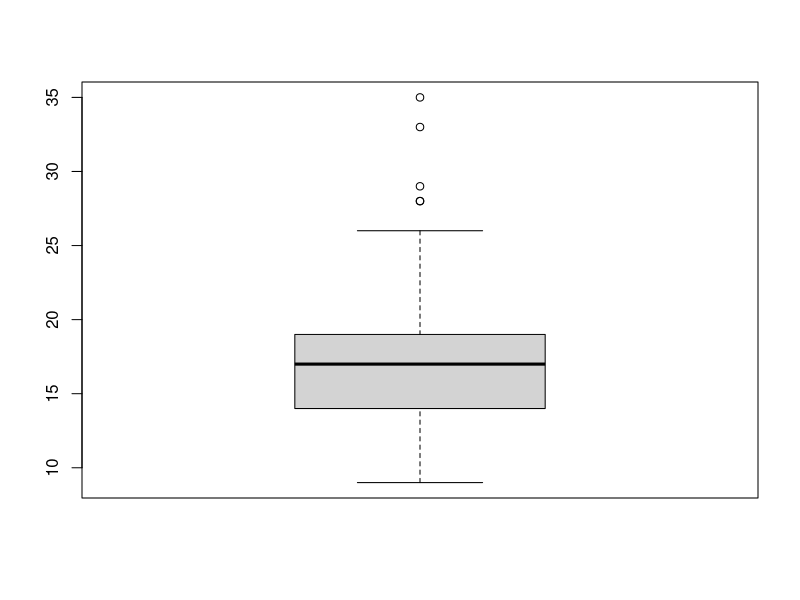
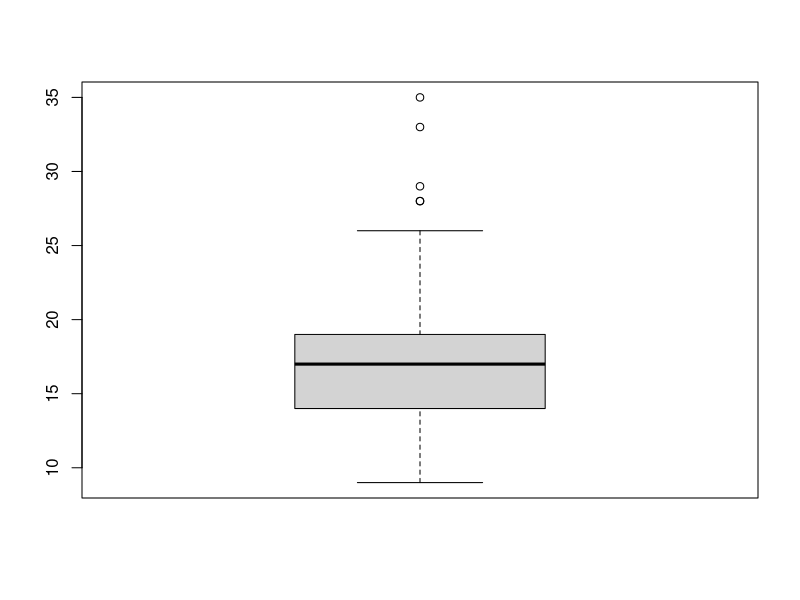
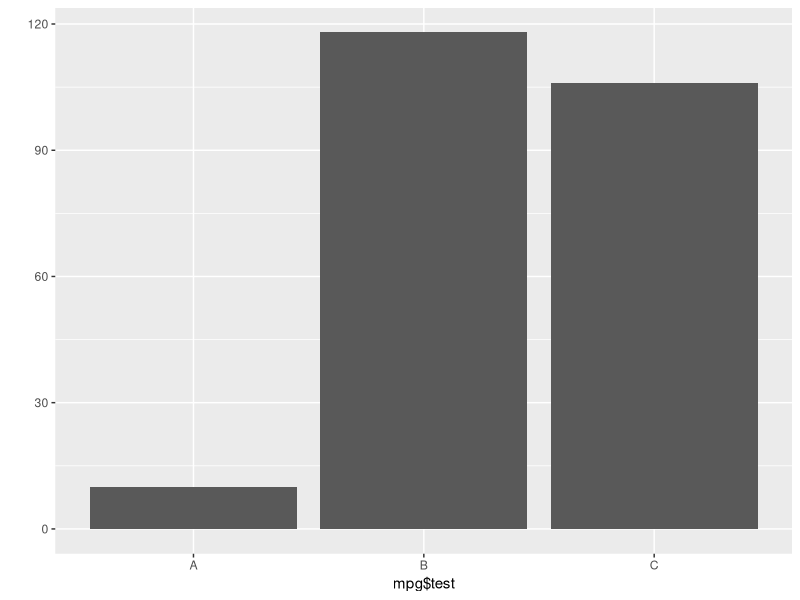
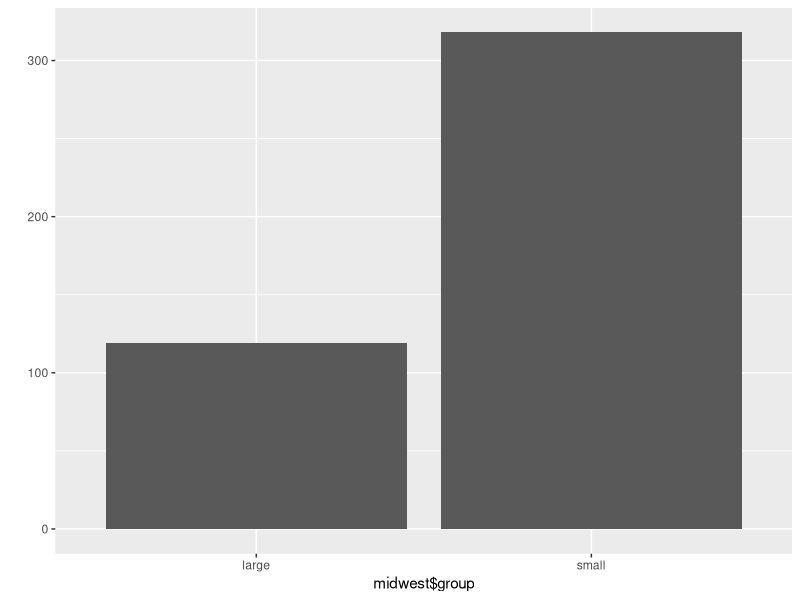

The R script that drew these images, in order:
library(dplyr)
library(ggplot2)

# 극단치

View(mpg)

# 극단치를 확인
boxplot(mpg$cty)

# 극단치를 수치로 표현
boxplot(mpg$cty)$stats

mpg = ggplot2 :: mpg

# 이상치 는 26초과 or 9미만인 경우
#  이상치를 결측치로 변환
# 결측치의 갯수 확인


ifelse(mpg$cty > 26 | mpg$cty < 9, NA, mpg$cty) -> mpg$cty

table(is.na(mpg$cty))


# dplyr 패키지를 이용하여
# 결측치 제거
# 제조사별로 그룹화 - manufacturer
# 도심연비의 평균 - cty
# 도심연비가 좋은 상위 5개 제조사 확인

# ZiNo
na.omit(mpg)->mpg

summary(mpg)

mpg %>% group_by(manufacturer) -> mpg
mpg %>% summarise(mean_cty= mean(cty))->mpg_cty
mpg_cty

mpg_cty %>% arrange( desc(mean_cty)) %>% head(5)


# Moon

mpg %>% filter(!is.na(cty)) %>% 
  group_by(manufacturer) %>% 
  summarise(cty_mean = mean(cty)) %>% 
  arrange(desc(cty_mean)) %>% 
  head(5)

# mpg 초기화

mpg = ggplot2 :: mpg

# total 파생변수
#   total: (cty + hwy)/2

# test 파생변수
#   test : total이 30 이상이면 'A'
        #  total이 20이상 30미만시 'B'
        #  total이 20미만이면 'C'
# ZiNo
mpg %>% mutate(total = (cty + hwy)/2)->mpg
mpg

  # ZiNo 방법 1 
mpg$test = 'C'
ifelse(mpg$total >=30, 'A', mpg$test) -> mpg$test
ifelse(mpg$total >=20 & mpg$total <30, 'B', mpg$test) -> mpg$test
ifelse(mpg$total < 20, 'C', mpg$test) -> mpg$test
mpg

mpg %>% filter(test == 'A')

  # Zino 방법 2
ifelse(mpg$total >=30, 'A', 
       ifelse (mpg$total >=20 & mpg$total <30, 'B', 'C')) -> mpg$test
mpg
# Moon -> 2번째 ifelse의 조건중 30미만 적을 필요 없어, 
        # 이미 첫ifelse조건에서 걸러짐
ifelse(mpg$total >=30, 'A', 
       ifelse (mpg$total >=20, 'B', 'C')) -> mpg$test


qplot(mpg$test)




# midwest 데이터

midwest = ggplot2 :: midwest

# 컬럼의 이름을 변경
# rename(df명, 새컬럼의 이름(after) = 기존 컬럼이름(before))
# popasian -> asian,  poptotal -> total

# 파생변수 ratio : 전체인구수 대비 아시아의 인구수 (백분율)

# 파생변수 group : ratio평균보다 ratio 값이 크면 'large', 아니면 'small'


  # ZiNo
summary(midwest)

#rename(midwest, asian = popasian)->midwest
#rename(midwest, total = poptotal)->midwest
#Moon 
rename(midwest, asian = popasian, total = poptotal) ->midwest

midwest

midwest %>% mutate(ratio = (asian*100)/total)->midwest
midwest$ratio


mean(midwest$ratio)
#midwest$group = ''  # 얘는 없어도 아래때문에 자동으로 컬럼생김 

ifelse(midwest$ratio > mean(midwest$ratio), 'large', 'small')->midwest$group
midwest

# 시각화
qplot(midwest$group)
# 수치로
table(midwest$group)
